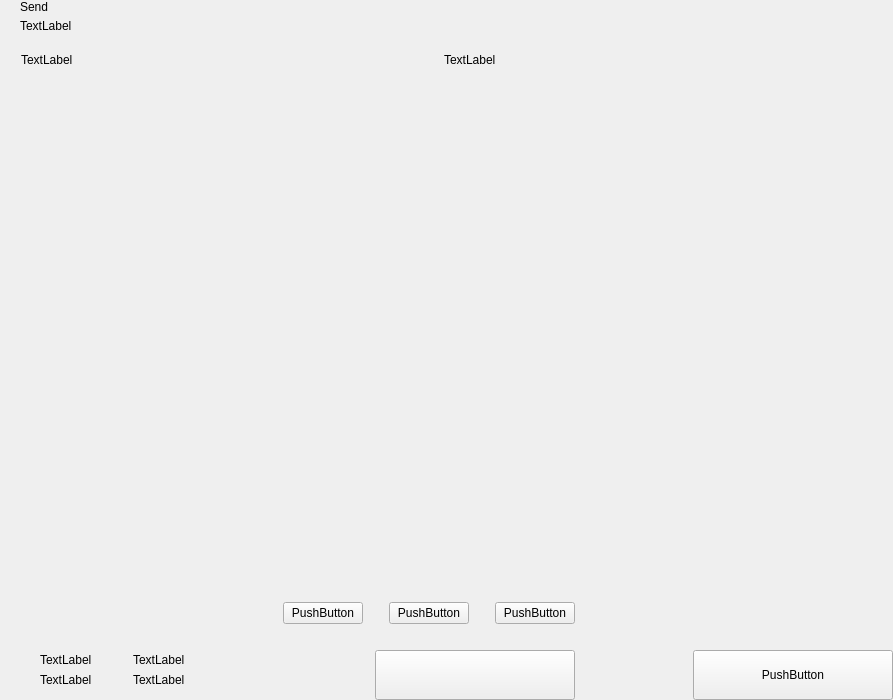
<?xml version="1.0" encoding="UTF-8"?>
<ui version="4.0">
 <class>send</class>
 <widget class="QWidget" name="send">
  <property name="geometry">
   <rect>
    <x>0</x>
    <y>0</y>
    <width>893</width>
    <height>700</height>
   </rect>
  </property>
  <property name="windowTitle">
   <string>Form</string>
  </property>
  <layout class="QHBoxLayout" name="horizontalLayout_2" stretch="2,1">
   <property name="spacing">
    <number>0</number>
   </property>
   <property name="leftMargin">
    <number>0</number>
   </property>
   <property name="topMargin">
    <number>0</number>
   </property>
   <property name="rightMargin">
    <number>0</number>
   </property>
   <property name="bottomMargin">
    <number>0</number>
   </property>
   <item>
    <widget class="QWidget" name="left" native="true">
     <layout class="QVBoxLayout" name="verticalLayout_3">
      <property name="spacing">
       <number>0</number>
      </property>
      <property name="leftMargin">
       <number>0</number>
      </property>
      <property name="topMargin">
       <number>0</number>
      </property>
      <property name="rightMargin">
       <number>0</number>
      </property>
      <property name="bottomMargin">
       <number>0</number>
      </property>
      <item>
       <layout class="QVBoxLayout" name="verticalLayout_22" stretch="0,0,0,1,0,0,0,0">
        <property name="spacing">
         <number>0</number>
        </property>
        <item>
         <layout class="QHBoxLayout" name="horizontalLayout_3">
          <property name="spacing">
           <number>0</number>
          </property>
          <property name="leftMargin">
           <number>20</number>
          </property>
          <property name="rightMargin">
           <number>20</number>
          </property>
          <item>
           <layout class="QVBoxLayout" name="verticalLayout">
            <property name="spacing">
             <number>5</number>
            </property>
            <item>
             <widget class="QLabel" name="labelTitle">
              <property name="text">
               <string>Send</string>
              </property>
              <property name="alignment">
               <set>Qt::AlignLeading|Qt::AlignLeft|Qt::AlignVCenter</set>
              </property>
             </widget>
            </item>
            <item>
             <widget class="QLabel" name="labelSubtitle1">
              <property name="text">
               <string>TextLabel</string>
              </property>
             </widget>
            </item>
           </layout>
          </item>
          <item>
           <spacer name="horizontalSpacer">
            <property name="orientation">
             <enum>Qt::Horizontal</enum>
            </property>
            <property name="sizeHint" stdset="0">
             <size>
              <width>40</width>
              <height>20</height>
             </size>
            </property>
           </spacer>
          </item>
         </layout>
        </item>
        <item>
         <spacer name="verticalSpacer_2">
          <property name="orientation">
           <enum>Qt::Vertical</enum>
          </property>
          <property name="sizeType">
           <enum>QSizePolicy::Fixed</enum>
          </property>
          <property name="sizeHint" stdset="0">
           <size>
            <width>20</width>
            <height>20</height>
           </size>
          </property>
         </spacer>
        </item>
        <item>
         <layout class="QHBoxLayout" name="horizontalLayout" stretch="6,0,2">
          <property name="spacing">
           <number>0</number>
          </property>
          <property name="leftMargin">
           <number>10</number>
          </property>
          <property name="topMargin">
           <number>0</number>
          </property>
          <property name="rightMargin">
           <number>20</number>
          </property>
          <property name="bottomMargin">
           <number>0</number>
          </property>
          <item>
           <widget class="QLabel" name="labelSubtitleAddress">
            <property name="styleSheet">
             <string notr="true">margin-left:8px;</string>
            </property>
            <property name="text">
             <string>TextLabel</string>
            </property>
           </widget>
          </item>
          <item>
           <spacer name="horizontalSpacer_3">
            <property name="orientation">
             <enum>Qt::Horizontal</enum>
            </property>
            <property name="sizeType">
             <enum>QSizePolicy::Fixed</enum>
            </property>
            <property name="sizeHint" stdset="0">
             <size>
              <width>40</width>
              <height>1</height>
             </size>
            </property>
           </spacer>
          </item>
          <item>
           <widget class="QLabel" name="labelSubtitleAmount">
            <property name="text">
             <string>TextLabel</string>
            </property>
           </widget>
          </item>
         </layout>
        </item>
        <item>
         <widget class="QScrollArea" name="scrollArea">
          <property name="minimumSize">
           <size>
            <width>0</width>
            <height>350</height>
           </size>
          </property>
          <property name="styleSheet">
           <string notr="true">#scrollArea {
            background:transparent;
            margin-top:10px;
}</string>
          </property>
          <property name="horizontalScrollBarPolicy">
           <enum>Qt::ScrollBarAlwaysOff</enum>
          </property>
          <property name="sizeAdjustPolicy">
           <enum>QAbstractScrollArea::AdjustIgnored</enum>
          </property>
          <property name="widgetResizable">
           <bool>true</bool>
          </property>
          <property name="alignment">
           <set>Qt::AlignLeading|Qt::AlignLeft|Qt::AlignTop</set>
          </property>
          <widget class="QWidget" name="scrollAreaWidgetContents">
           <property name="geometry">
            <rect>
             <x>0</x>
             <y>0</y>
             <width>591</width>
             <height>16</height>
            </rect>
           </property>
           <property name="sizePolicy">
            <sizepolicy hsizetype="Preferred" vsizetype="Maximum">
             <horstretch>0</horstretch>
             <verstretch>0</verstretch>
            </sizepolicy>
           </property>
           <property name="autoFillBackground">
            <bool>false</bool>
           </property>
           <property name="styleSheet">
            <string notr="true">#scrollAreaWidgetContents {
             background:transparent;
             }</string>
           </property>
           <layout class="QVBoxLayout" name="verticalLayout_7">
            <property name="spacing">
             <number>0</number>
            </property>
            <property name="sizeConstraint">
             <enum>QLayout::SetDefaultConstraint</enum>
            </property>
            <property name="leftMargin">
             <number>0</number>
            </property>
            <property name="topMargin">
             <number>0</number>
            </property>
            <property name="rightMargin">
             <number>0</number>
            </property>
            <property name="bottomMargin">
             <number>0</number>
            </property>
           </layout>
          </widget>
         </widget>
        </item>
        <item>
         <spacer name="verticalSpacer_4">
          <property name="orientation">
           <enum>Qt::Vertical</enum>
          </property>
          <property name="sizeType">
           <enum>QSizePolicy::Fixed</enum>
          </property>
          <property name="sizeHint" stdset="0">
           <size>
            <width>20</width>
            <height>20</height>
           </size>
          </property>
         </spacer>
        </item>
        <item>
         <layout class="QHBoxLayout" name="horizontalLayout_20">
          <property name="spacing">
           <number>6</number>
          </property>
          <property name="rightMargin">
           <number>20</number>
          </property>
          <item>
           <spacer name="horizontalSpacer_4">
            <property name="orientation">
             <enum>Qt::Horizontal</enum>
            </property>
            <property name="sizeHint" stdset="0">
             <size>
              <width>40</width>
              <height>20</height>
             </size>
            </property>
           </spacer>
          </item>
          <item>
           <widget class="QPushButton" name="pushButtonFee">
            <property name="focusPolicy">
             <enum>Qt::NoFocus</enum>
            </property>
            <property name="text">
             <string>PushButton</string>
            </property>
           </widget>
          </item>
          <item>
           <spacer name="horizontalSpacer_11">
            <property name="orientation">
             <enum>Qt::Horizontal</enum>
            </property>
            <property name="sizeType">
             <enum>QSizePolicy::Minimum</enum>
            </property>
            <property name="sizeHint" stdset="0">
             <size>
              <width>20</width>
              <height>20</height>
             </size>
            </property>
           </spacer>
          </item>
          <item>
           <widget class="QPushButton" name="pushButtonClear">
            <property name="focusPolicy">
             <enum>Qt::NoFocus</enum>
            </property>
            <property name="layoutDirection">
             <enum>Qt::RightToLeft</enum>
            </property>
            <property name="text">
             <string>PushButton</string>
            </property>
           </widget>
          </item>
          <item>
           <spacer name="horizontalSpacer_6">
            <property name="orientation">
             <enum>Qt::Horizontal</enum>
            </property>
            <property name="sizeType">
             <enum>QSizePolicy::Fixed</enum>
            </property>
            <property name="sizeHint" stdset="0">
             <size>
              <width>20</width>
              <height>20</height>
             </size>
            </property>
           </spacer>
          </item>
          <item>
           <widget class="QPushButton" name="pushButtonAddRecipient">
            <property name="focusPolicy">
             <enum>Qt::NoFocus</enum>
            </property>
            <property name="text">
             <string>PushButton</string>
            </property>
           </widget>
          </item>
         </layout>
        </item>
        <item>
         <spacer name="verticalSpacer">
          <property name="orientation">
           <enum>Qt::Vertical</enum>
          </property>
          <property name="sizeType">
           <enum>QSizePolicy::Fixed</enum>
          </property>
          <property name="sizeHint" stdset="0">
           <size>
            <width>20</width>
            <height>16</height>
           </size>
          </property>
         </spacer>
        </item>
        <item>
         <layout class="QHBoxLayout" name="horizontalLayout_7">
          <property name="rightMargin">
           <number>20</number>
          </property>
          <item>
           <layout class="QHBoxLayout" name="horizontalLayout_10">
            <property name="spacing">
             <number>0</number>
            </property>
            <property name="leftMargin">
             <number>8</number>
            </property>
            <item>
             <widget class="QStackedWidget" name="stackedWidget">
              <property name="minimumSize">
               <size>
                <width>0</width>
                <height>60</height>
               </size>
              </property>
              <property name="maximumSize">
               <size>
                <width>16777215</width>
                <height>60</height>
               </size>
              </property>
              <widget class="QWidget" name="page1">
               <layout class="QVBoxLayout" name="verticalLayout_71" stretch="0">
                <property name="spacing">
                 <number>6</number>
                </property>
                <property name="leftMargin">
                 <number>12</number>
                </property>
                <property name="topMargin">
                 <number>0</number>
                </property>
                <property name="rightMargin">
                 <number>0</number>
                </property>
                <property name="bottomMargin">
                 <number>0</number>
                </property>
                <item>
                 <widget class="QWidget" name="coinWidget" native="true">
                  <property name="minimumSize">
                   <size>
                    <width>0</width>
                    <height>60</height>
                   </size>
                  </property>
                  <property name="maximumSize">
                   <size>
                    <width>16777215</width>
                    <height>60</height>
                   </size>
                  </property>
                  <layout class="QHBoxLayout" name="horizontalLayout_9">
                   <property name="spacing">
                    <number>0</number>
                   </property>
                   <property name="leftMargin">
                    <number>20</number>
                   </property>
                   <property name="topMargin">
                    <number>10</number>
                   </property>
                   <property name="rightMargin">
                    <number>20</number>
                   </property>
                   <property name="bottomMargin">
                    <number>10</number>
                   </property>
                   <item>
                    <layout class="QVBoxLayout" name="verticalSend">
                     <property name="spacing">
                      <number>0</number>
                     </property>
                     <item>
                      <widget class="QLabel" name="labelTitleTotalSend">
                       <property name="text">
                        <string>TextLabel</string>
                       </property>
                      </widget>
                     </item>
                     <item>
                      <widget class="QLabel" name="labelAmountSend">
                       <property name="text">
                        <string>TextLabel</string>
                       </property>
                      </widget>
                     </item>
                    </layout>
                   </item>
                   <item>
                    <spacer name="horizontalSpacer_9">
                     <property name="orientation">
                      <enum>Qt::Horizontal</enum>
                     </property>
                     <property name="sizeType">
                      <enum>QSizePolicy::Fixed</enum>
                     </property>
                     <property name="sizeHint" stdset="0">
                      <size>
                       <width>20</width>
                       <height>20</height>
                      </size>
                     </property>
                    </spacer>
                   </item>
                   <item>
                    <widget class="QLabel" name="labelLine">
                     <property name="minimumSize">
                      <size>
                       <width>1</width>
                       <height>0</height>
                      </size>
                     </property>
                     <property name="maximumSize">
                      <size>
                       <width>1</width>
                       <height>16777215</height>
                      </size>
                     </property>
                     <property name="text">
                      <string/>
                     </property>
                    </widget>
                   </item>
                   <item>
                    <spacer name="horizontalSpacer_10">
                     <property name="orientation">
                      <enum>Qt::Horizontal</enum>
                     </property>
                     <property name="sizeType">
                      <enum>QSizePolicy::Fixed</enum>
                     </property>
                     <property name="sizeHint" stdset="0">
                      <size>
                       <width>20</width>
                       <height>20</height>
                      </size>
                     </property>
                    </spacer>
                   </item>
                   <item>
                    <layout class="QVBoxLayout" name="verticalRemaining">
                     <property name="spacing">
                      <number>0</number>
                     </property>
                     <item>
                      <widget class="QLabel" name="labelTitleTotalRemaining">
                       <property name="text">
                        <string>TextLabel</string>
                       </property>
                      </widget>
                     </item>
                     <item>
                      <widget class="QLabel" name="labelAmountRemaining">
                       <property name="text">
                        <string>TextLabel</string>
                       </property>
                      </widget>
                     </item>
                    </layout>
                   </item>
                  </layout>
                 </widget>
                </item>
               </layout>
              </widget>
              <widget class="QWidget" name="page_2"/>
             </widget>
            </item>
           </layout>
          </item>
          <item>
           <spacer name="horizontalSpacer_5">
            <property name="orientation">
             <enum>Qt::Horizontal</enum>
            </property>
            <property name="sizeType">
             <enum>QSizePolicy::Expanding</enum>
            </property>
            <property name="sizeHint" stdset="0">
             <size>
              <width>40</width>
              <height>20</height>
             </size>
            </property>
           </spacer>
          </item>
          <item alignment="Qt::AlignBottom">
           <widget class="QPushButton" name="pushButtonSave">
            <property name="minimumSize">
             <size>
              <width>200</width>
              <height>50</height>
             </size>
            </property>
            <property name="maximumSize">
             <size>
              <width>200</width>
              <height>50</height>
             </size>
            </property>
            <property name="focusPolicy">
             <enum>Qt::NoFocus</enum>
            </property>
            <property name="text">
             <string/>
            </property>
           </widget>
          </item>
         </layout>
        </item>
       </layout>
      </item>
     </layout>
    </widget>
   </item>
   <item>
    <widget class="QWidget" name="right" native="true">
     <layout class="QVBoxLayout" name="verticalLayout_5">
      <property name="leftMargin">
       <number>0</number>
      </property>
      <property name="topMargin">
       <number>0</number>
      </property>
      <property name="rightMargin">
       <number>0</number>
      </property>
      <property name="bottomMargin">
       <number>0</number>
      </property>
      <item>
       <layout class="QVBoxLayout" name="verticalLayout_4">
        <property name="spacing">
         <number>6</number>
        </property>
        <item>
         <widget class="OptionButton" name="btnCoinControl" native="true">
          <property name="minimumSize">
           <size>
            <width>0</width>
            <height>50</height>
           </size>
          </property>
         </widget>
        </item>
        <item>
         <widget class="OptionButton" name="btnChangeAddress" native="true">
          <property name="minimumSize">
           <size>
            <width>0</width>
            <height>50</height>
           </size>
          </property>
         </widget>
        </item>
        <item>
         <widget class="OptionButton" name="btnUri" native="true">
          <property name="minimumSize">
           <size>
            <width>0</width>
            <height>50</height>
           </size>
          </property>
         </widget>
        </item>
        <item>
         <spacer name="verticalSpacer_5">
          <property name="orientation">
           <enum>Qt::Vertical</enum>
          </property>
          <property name="sizeHint" stdset="0">
           <size>
            <width>20</width>
            <height>40</height>
           </size>
          </property>
         </spacer>
        </item>
        <item>
         <layout class="QHBoxLayout" name="horizontalLayout_8">
          <item>
           <spacer name="horizontalSpacer_7">
            <property name="orientation">
             <enum>Qt::Horizontal</enum>
            </property>
            <property name="sizeHint" stdset="0">
             <size>
              <width>40</width>
              <height>20</height>
             </size>
            </property>
           </spacer>
          </item>
          <item>
           <widget class="QPushButton" name="pushButtonReset">
            <property name="minimumSize">
             <size>
              <width>200</width>
              <height>50</height>
             </size>
            </property>
            <property name="maximumSize">
             <size>
              <width>200</width>
              <height>50</height>
             </size>
            </property>
            <property name="focusPolicy">
             <enum>Qt::NoFocus</enum>
            </property>
            <property name="text">
             <string>PushButton</string>
            </property>
           </widget>
          </item>
         </layout>
        </item>
       </layout>
      </item>
     </layout>
    </widget>
   </item>
  </layout>
 </widget>
 <customwidgets>
  <customwidget>
   <class>OptionButton</class>
   <extends>QWidget</extends>
   <header>qt/cerebellum/optionbutton.h</header>
   <container>1</container>
  </customwidget>
 </customwidgets>
 <resources/>
 <connections/>
</ui>
